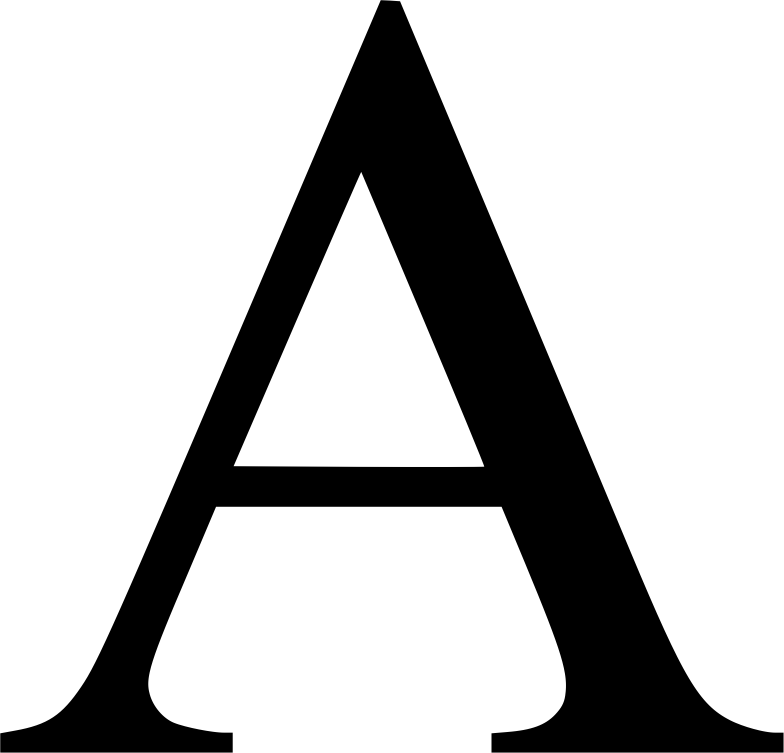
#> input picture images/A.png, 2350 x 2258 px, given in place of A6.png, which was not available (shown at 1/3 size)
$ python fill_dataset.py
#> lines starting #> are read from the running program, lines starting #| are printed output that depends on the picture; pictures that were not available may be replaced by others from this repository, and a replacement may not be noted
### generator/pastingImages.py
from turtle import pos
from PIL import Image
import random
from multiprocessing.pool import ThreadPool as Pool
from utils.global_props import IMAGE_WIDTH, IMAGE_HIGHT, get_data_size
from utils.common import get_all_letter_combinations

"""
[ref](https://www.geeksforgeeks.org/find-two-rectangles-overlap/)
"""


def is_overlap(l1, r1, l2, r2):
    if l1[0] > r2[0] or l2[0] > r1[0]:
        return False

    if l1[1] > r2[1] or l2[1] > r1[1]:
        return False

    return True


def genereator(images, name, count):
    height = IMAGE_HIGHT
    width = IMAGE_WIDTH
    background = Image.new(mode="RGBA", size=(
        width, height), color=(255, 255, 255))

    # More noise in the training data

    img_size_width = height//2
    random_scale = random.randint(0, img_size_width//2)
    img_size_width -= random_scale
    img_size_height = img_size_width  # we want to maintain scale.

    paste_image_list = [Image.open(image_loc).resize(
        (img_size_width, img_size_height)).convert("RGBA") for image_loc in images]
    already_paste_point_list = []

    for img in paste_image_list:
        # if all not overlap, find the none-overlap start point
        attempts = 0
        while True:
            attempts += 1
            if attempts == 1000:
                #print(f"{str(count)}:couldn't find a place, resizing...")
                im_width, im_height = img.size
                img = img.resize((im_width-2, im_height-2))
                attempts = 0
            # left-top point
            # x, y = random.randint(0, background.size[0]), random.randint(0, background.size[1])

            # if image need in the bg area, use this
            x, y = random.randint(0, max(0, background.size[0]-img.size[0])), random.randint(
                0, max(0, background.size[1]-img.size[1]))

            # right-bottom point
            l2, r2 = (x, y), (x+img.size[0], y+img.size[1])

            if all(not is_overlap(l1, r1, l2, r2) for l1, r1 in already_paste_point_list):
                # save alreay pasted points for checking overlap
                already_paste_point_list.append((l2, r2))
                background.paste(img, (x, y), img)
                break

    background.save(f"data/images/{name}{count}.png")

    # check like this, all three rectangles all not overlapping each other
    from itertools import combinations
    assert(all(not is_overlap(l1, r1, l2, r2)
           for (l1, r1), (l2, r2) in combinations(already_paste_point_list, 2)))


def randomPickLetters():
    possiblilities = get_all_letter_combinations()
    picked = random.choice(possiblilities)
    return picked

# define worker function before a Pool is instantiated


def generateImage(i):
    letters = randomPickLetters()
    if len(letters) == 0:
        genereator([], "", i)
    name = "".join(sorted(letters))
    images = []
    for letter in letters:
        rotation = random.randint(0, 7)
        images.append(f"images/{letter}/{letter}{rotation}.png")
    genereator(images, name, i)


def run():
    pool_size = 4  # your "parallelness"

    pool = Pool(pool_size)

    for item in range(get_data_size()):

        pool.apply_async(generateImage, (item,))
#> this loop made 2 passes
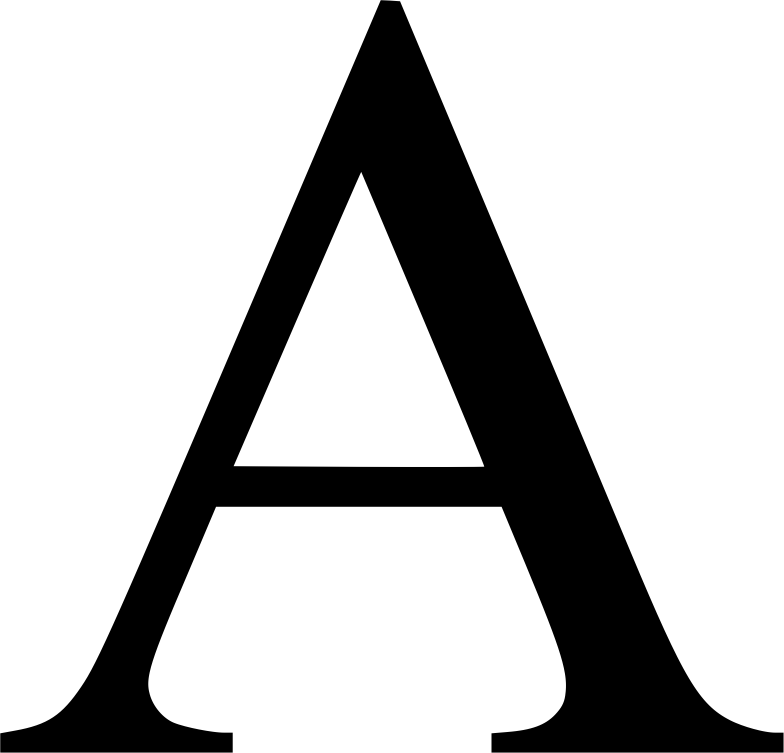
#> input picture images/A.png, 2350 x 2258 px, given in place of A6.png, which was not available (shown at 1/3 size)
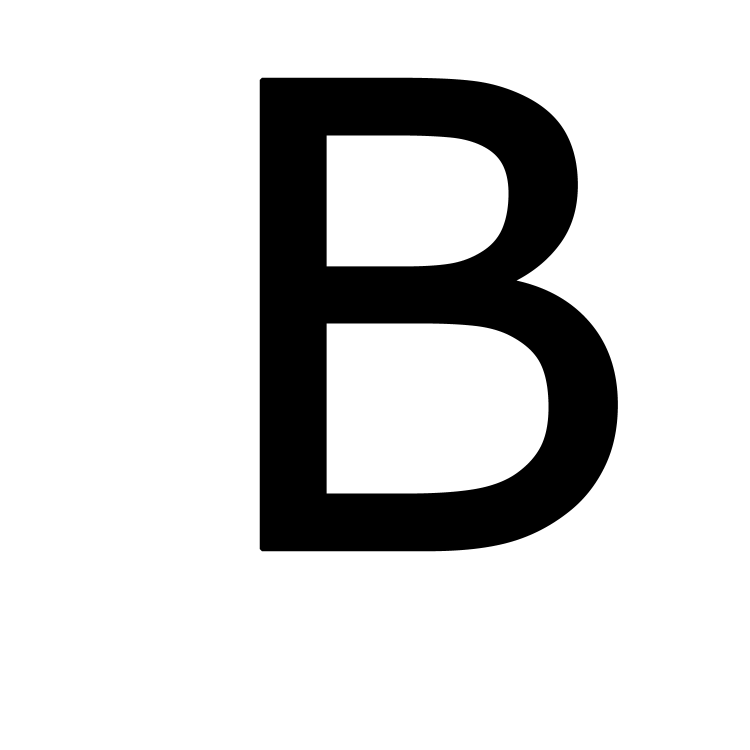
#> input picture images/B.png, 1500 x 1500 px, given in place of B0.png, which was not available (shown at 1/2 size)
#> pass 1, in genereator, `background.save(f"data/images/{name}{count}.png")`:
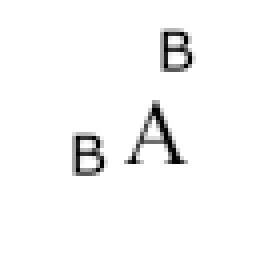
#> saved as ABD0.png: PIL image 64x64 RGBA (shown 4 times larger); mean R, G, B, A 246, 246, 246, 252.8; transparent parts drawn white

    pool.close()
    pool.join()

### utils/common.py

from itertools import combinations
from utils.global_props import get_all_letters, get_sample_size
import math


def get_all_letter_combinations(letters=get_all_letters()):
    if len(letters) <= 1:
        return letters
    all_combinations = list()
    all_combinations.append("")
    all_combinations.extend(letters)
    for i in range(2, len(letters)+1):
        result = list(combinations(letters, i))

        all_combinations.extend(["".join(list(elem)) for elem in result])

    return all_combinations


_TOT_COMB_SIZE = None


# [63 lines left out: functions total_combinations, total_combinations_bugged, remove_digit_from_labels, convert_label_to_binary, not called in this run]


def convert_digit_to_binary(digit):
    return bin(digit)[2:].zfill(len(get_all_letters()))


# [19 lines left out: functions one_hot_to_number, memoize, not called in this run]

### utils/global_props.py
# Image attributes
IMAGE_WIDTH = 64
IMAGE_HIGHT = 64


# Letters being used
ALL_LETTERS = ["A", "B", "C", "D"]


def get_all_letters():
    global ALL_LETTERS
    return ALL_LETTERS


# Data set sizes
DATA_SET_SIZE = 800


def set_data_size(size):
    global DATA_SET_SIZE
    DATA_SET_SIZE = size


def get_data_size():
    global DATA_SET_SIZE
    return DATA_SET_SIZE


SAMPLE_SIZE = 5  # Number of pictures to be shown


def set_sample_size(size):
    global SAMPLE_SIZE
    SAMPLE_SIZE = size


def get_sample_size():
    global SAMPLE_SIZE
    return SAMPLE_SIZE


SAMPLE_ATTEMPTS = 200  # Number of itterations of AI argmin

# Run overwrites this value.
# Move SAMPLE_ATTEMPTS_LITS TO THIS FILE(?)


# [7 lines left out: function set_sample_attempts, not called in this run]


def get_sample_attempts():
    global SAMPLE_ATTEMPTS
    return SAMPLE_ATTEMPTS


# [13 lines left out: functions booleanFunctionDefiniton, score_function, not called in this run]


e = float("inf")  # complexity


def set_e(value):
    global e
    e = value


def get_e():
    global e
    return e


B = float("inf")  # compatibility


def set_B(value):
    global B
    B = value


def get_B():
    global B
    return B


mu = 100


def set_mu(value):
    global mu
    mu = value


def get_mu():
    global mu
    return mu


# [4 lines left out: function set_e_b_mu, not called in this run]

### fill_dataset.py
from numpy import False_
from generator import four_places_image, pastingImages
from data import convert_images_to_bitmask_par, generateLabels


def main(fixedSquare: bool = True, verbose: bool = True, rotation: bool = False, scale: bool = False):

    if fixedSquare:
        if verbose:
            print("Generating images using four_places routine...")

        four_places_image.run(rotation=rotation, scale=scale, verbose=False)
    else:
        if verbose:
            print("Generating images using random placement routine...")
        pastingImages.run()

    if verbose:
        print("Converting images to bitmasks")
    convert_images_to_bitmask_par.run()

    if verbose:
        # TODO: Add dispaly of boolean function. Use custom boolExpr
        print("Generating labels from boolean function...")

    generateLabels.run()


if __name__ == '__main__':
#> (the run stopped early here; a loop or call above may not have finished)
